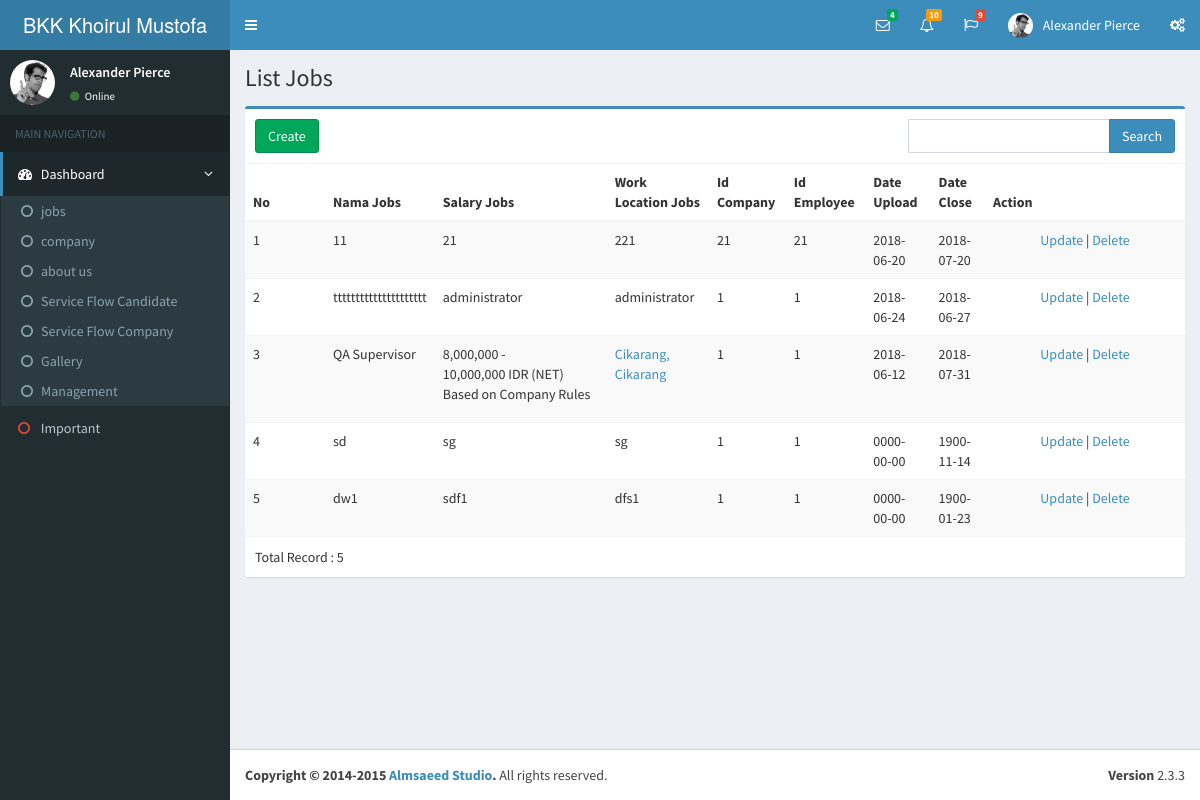
The app's page /index.php/administrator/jobs, older data.
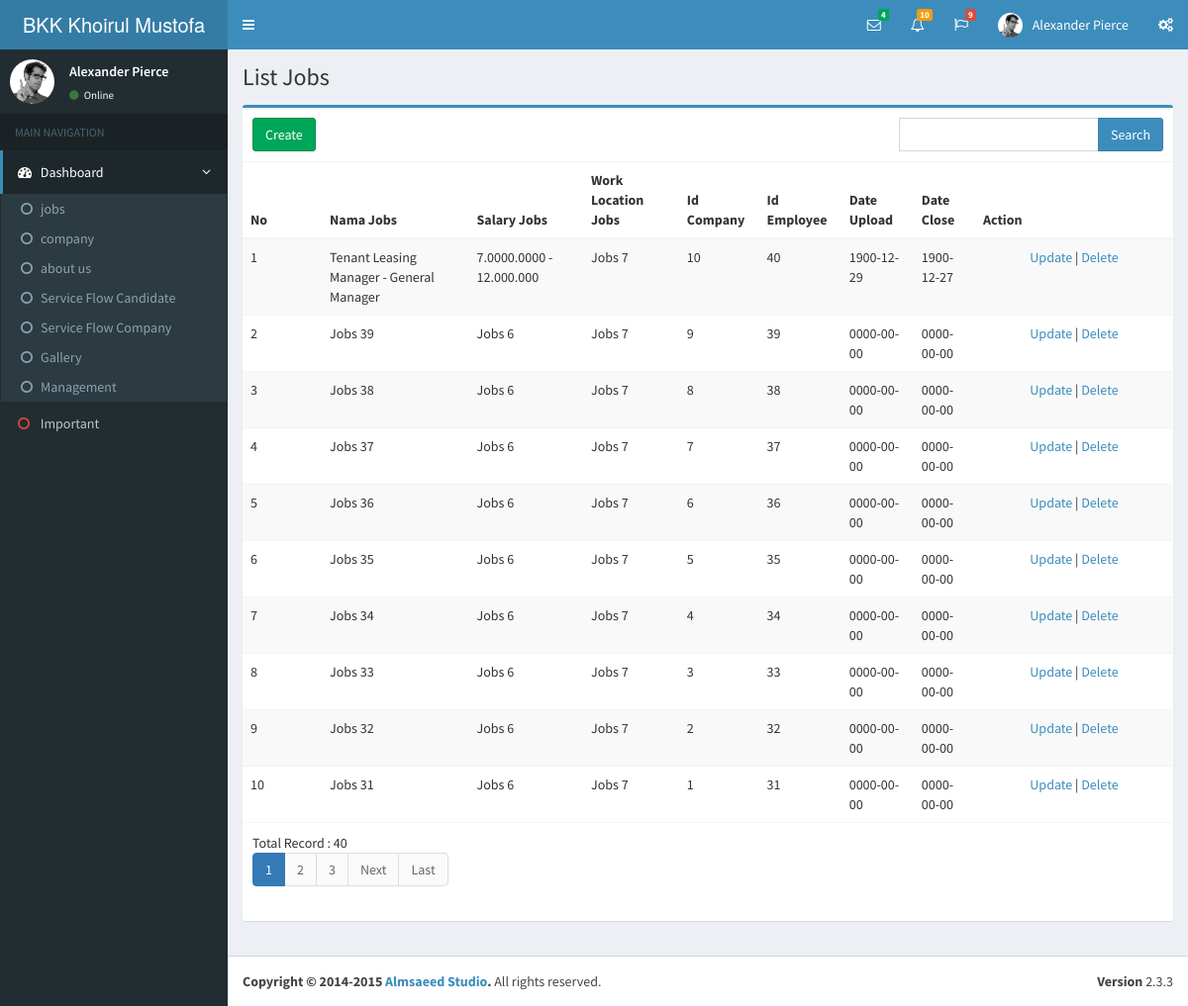
The same page, newer data.
### tables this page shows
CREATE TABLE `jobs` (
  `id_jobs` int(11) NOT NULL AUTO_INCREMENT,
  `nama_jobs` varchar(50) NOT NULL,
  `description_jobs` text NOT NULL,
  `general_requirement_jobs` text NOT NULL,
  `language_requirement_jobs` text NOT NULL,
  `benefits_jobs` text NOT NULL,
  `salary_jobs` text NOT NULL,
  `work_location_jobs` text NOT NULL,
  `working_hours_jobs` text NOT NULL,
  `id_company` int(11) NOT NULL,
  `id_employee` int(11) NOT NULL,
  `date_upload` date NOT NULL,
  `date_close` date NOT NULL,
  PRIMARY KEY (`id_jobs`),
  KEY `jobs_company` (`id_company`)
);

### application/libraries/Template.php (called while the page is built, shortened)
<?php
class Template
{
    var $template_data = array();
    function set($name, $value)
    {
        $this->template_data[$name] = $value;
    }
    function load($template = '', $view = '', $view_data = array(), $return = FALSE)
    {
        $this->CI = & get_instance();
        $this->set('contents', $this->CI->load->view($view, $view_data, TRUE));
        return $this->CI->load->view($template, $this->template_data, $return);
    }
}

### application/controllers/Administrator.php (called while the page is built, shortened)
<?php
class Administrator extends CI_Controller
{
    public function jobs()
    {
        $q = urldecode($this->input->get('q', TRUE));
        $start = intval($this->input->get('start'));
        if ($q != '') {
            $config['base_url'] = base_url() . 'administrator/jobs/?q=' . urlencode($q);
            $config['first_url'] = base_url() . 'administrator/jobs/?q=' . urlencode($q);
        } else {
            $config['base_url'] = base_url() . 'administrator/jobs/';
            $config['first_url'] = base_url() . 'administrator/jobs/';
        }
        $config['per_page'] = 10;
        $config['page_query_string'] = TRUE;
        $config['total_rows'] = $this->Jobs_model->total_rows_jobs($q);
        $jobs = $this->Jobs_model->get_limit_data_jobs($config['per_page'], $start, $q);
        $this->pagination->initialize($config);
        $data = array(
            'jobs_data' => $jobs,
            'q' => $q,
            'pagination' => $this->pagination->create_links(),
            'total_rows' => $config['total_rows'],
            'start' => $start,
            'page' => 'jobs',
            'title' => 'List Jobs'
        );
        $this->template->load('administrator/template', 'administrator/view_jobs_list', $data);
    }
}

### index.php (called while the page is built, shortened)
<?php
require_once BASEPATH.'core/CodeIgniter.php';

### application/config/config.php (called while the page is built, shortened)
<?php
$config['base_url'] = (isset($_SERVER['HTTPS']) ? "https://" : "http://") . $_SERVER['HTTP_HOST'] . str_replace(basename($_SERVER['SCRIPT_NAME']), "", $_SERVER['SCRIPT_NAME']);
$config['index_page'] = '';
$config['uri_protocol']	= 'REQUEST_URI';
$config['url_suffix'] = '.io';
$config['language']	= 'english';
$config['charset'] = 'UTF-8';
$config['enable_hooks'] = FALSE;
$config['subclass_prefix'] = 'MY_';
$config['composer_autoload'] = FALSE;
$config['permitted_uri_chars'] = 'a-z 0-9~%.:_\-';
$config['enable_query_strings'] = FALSE;
$config['controller_trigger'] = 'c';
$config['function_trigger'] = 'm';
$config['directory_trigger'] = 'd';
$config['allow_get_array'] = TRUE;
$config['log_threshold'] = 0;
$config['log_path'] = '';
$config['log_file_extension'] = '';
$config['log_file_permissions'] = 0644;
$config['log_date_format'] = 'Y-m-d H:i:s';
$config['error_views_path'] = '';
$config['cache_path'] = '';
$config['cache_query_string'] = FALSE;
$config['encryption_key'] = 'randomstring';
$config['sess_driver'] = 'files';
$config['sess_cookie_name'] = 'ci_session';
$config['sess_expiration'] = 7200;
$config['sess_save_path'] = NULL;
$config['sess_match_ip'] = FALSE;
$config['sess_time_to_update'] = 300;
$config['sess_regenerate_destroy'] = FALSE;
$config['cookie_prefix']	= '';
$config['cookie_domain']	= '';
$config['cookie_path']		= '/';
$config['cookie_secure']	= FALSE;
$config['cookie_httponly'] 	= FALSE;
$config['standardize_newlines'] = FALSE;
$config['global_xss_filtering'] = FALSE;
$config['csrf_protection'] = FALSE;
$config['csrf_token_name'] = 'csrf_test_name';
$config['csrf_cookie_name'] = 'csrf_cookie_name';
$config['csrf_expire'] = 7200;
$config['csrf_regenerate'] = TRUE;
$config['csrf_exclude_uris'] = array();
$config['compress_output'] = FALSE;
$config['time_reference'] = 'local';
$config['rewrite_short_tags'] = FALSE;
$config['proxy_ips'] = '';

### application/models/Jobs_model.php (called while the page is built, shortened)
<?php
class Jobs_model extends CI_Model
{
    public $table = 'jobs';
    public $id = 'id_jobs';
    public $order = 'DESC';
    function total_rows_jobs($q = NULL)
    {
        $this->db->like('id_jobs', $q);
        $this->db->or_like('nama_jobs', $q);
        $this->db->or_like('description_jobs', $q);
        $this->db->or_like('general_requirement_jobs', $q);
        $this->db->or_like('language_requirement_jobs', $q);
        $this->db->or_like('benefits_jobs', $q);
        $this->db->or_like('salary_jobs', $q);
        $this->db->or_like('work_location_jobs', $q);
        $this->db->or_like('working_hours_jobs', $q);
        $this->db->or_like('id_company', $q);
        $this->db->or_like('id_employee', $q);
        $this->db->or_like('date_upload', $q);
        $this->db->or_like('date_close', $q);
        $this->db->from($this->table);
        return $this->db->count_all_results();
    }
    function get_limit_data_jobs($limit, $start = 0, $q = NULL)
    {
        $this->db->order_by($this->id, $this->order);
        $this->db->like('id_jobs', $q);
        $this->db->or_like('nama_jobs', $q);
        $this->db->or_like('description_jobs', $q);
        $this->db->or_like('general_requirement_jobs', $q);
        $this->db->or_like('language_requirement_jobs', $q);
        $this->db->or_like('benefits_jobs', $q);
        $this->db->or_like('salary_jobs', $q);
        $this->db->or_like('work_location_jobs', $q);
        $this->db->or_like('working_hours_jobs', $q);
        $this->db->or_like('id_company', $q);
        $this->db->or_like('id_employee', $q);
        $this->db->or_like('date_upload', $q);
        $this->db->or_like('date_close', $q);
        $this->db->limit($limit, $start);
        return $this->db->get($this->table)->result();
    }
}

### application/views/administrator/view_jobs_list.php (the view, shortened to what the changed rows need)
<div class="content-wrapper">
	<section class="content-header">
		<h1>
			<?php echo $title;?>
		</h1>
	</section>
	<section class="content">
		<div class="box box-primary">
			<div class="box-header with-border">
				<?php echo anchor(site_url('administrator/jobs_create'),'Create', 'class="btn btn-success"'); ?>
				<form action="<?php echo site_url('administrator/jobs'); ?>"
					class="form-inline pull-right" method="get">
				</form>
			</div>
			<div class="box-body table-responsive no-padding">
				<table class="table table-striped table-hover">
					<thead>
						<tr>
							<th>No</th>
							<th>Nama Jobs</th>
							<th>Salary Jobs</th>
							<th>Work Location Jobs</th>
							<th>Id Company</th>
							<th>Id Employee</th>
							<th>Date Upload</th>
							<th>Date Close</th>
							<th>Action</th>
						</tr>
					</thead>
					<tbody>
						<?php
    foreach ($jobs_data as $jobs) {
        ?>
                <tr>
							<td width="80px"><?php echo ++$start ?></td>
							<td><?php echo $jobs->nama_jobs ?></td>
							<td><?php echo $jobs->salary_jobs ?></td>
							<td><?php echo $jobs->work_location_jobs ?></td>
							<td><?php echo $jobs->id_company ?></td>
							<td><?php echo $jobs->id_employee ?></td>
							<td><?php echo $jobs->date_upload ?></td>
							<td><?php echo $jobs->date_close ?></td>
							<td style="text-align: center" width="200px">
				<?php
        echo anchor(site_url('administrator/jobs_update/' . $jobs->id_jobs), 'Update');
        echo ' | ';
        echo anchor(site_url('administrator/jobs_delete/' . $jobs->id_jobs), 'Delete', 'onclick="javasciprt: return confirm(\'Are You Sure ?\')"');
        ?>
			</td>
						</tr>
                <?php
    }
    ?>
					</tbody>
				</table>
			</div>
			<div class="box-footer clearfix">
				Total Record : <?php echo $total_rows ?>
              <?php echo $pagination ?>
            </div>
		</div>
	</section>
</div>

Row changes from the older to the newer data that the page shows:
no longer on this page (row edited): jobs: nama_jobs "11", salary_jobs "21", work_location_jobs "221", id_company "21", id_employee "21", date_upload "2018-06-20", date_close "2018-07-20", id_jobs "Update", id_jobs "Delete"
no longer on this page (row edited): jobs: nama_jobs "ttttttttttttttttttttt", salary_jobs "administrator", work_location_jobs "administrator", id_company "1", id_employee "1", date_upload "2018-06-24", date_close "2018-06-27", id_jobs "Update", id_jobs "Delete"
no longer on this page (row edited): jobs: nama_jobs "QA Supervisor", salary_jobs "8,000,000 - 10,000,000 IDR (NET) Based on Company Rules", work_location_jobs "Cikarang, Cikarang", id_company "1", id_employee "1", date_upload "2018-06-12", date_close "2018-07-31", id_jobs "Update", id_jobs "Delete"
no longer on this page (row edited): jobs: nama_jobs "sd", salary_jobs "sg", work_location_jobs "sg", id_company "1", id_employee "1", date_upload "0000-00-00", date_close "1900-11-14", id_jobs "Update", id_jobs "Delete"
no longer on this page (row edited): jobs: nama_jobs "dw1", salary_jobs "sdf1", work_location_jobs "dfs1", id_company "1", id_employee "1", date_upload "0000-00-00", date_close "1900-01-23", id_jobs "Update", id_jobs "Delete"
added jobs: nama_jobs "Tenant Leasing Manager - General Manager", salary_jobs "7.0000.0000 - 12.000.000", work_location_jobs "Jobs 7", id_company "10", id_employee "40", date_upload "1900-12-29", date_close "1900-12-27", id_jobs "Update", id_jobs "Delete"
added jobs: nama_jobs "Jobs 39", salary_jobs "Jobs 6", work_location_jobs "Jobs 7", id_company "9", id_employee "39", date_upload "0000-00-00", date_close "0000-00-00", id_jobs "Update", id_jobs "Delete"
added jobs: nama_jobs "Jobs 38", salary_jobs "Jobs 6", work_location_jobs "Jobs 7", id_company "8", id_employee "38", date_upload "0000-00-00", date_close "0000-00-00", id_jobs "Update", id_jobs "Delete"
added jobs: nama_jobs "Jobs 37", salary_jobs "Jobs 6", work_location_jobs "Jobs 7", id_company "7", id_employee "37", date_upload "0000-00-00", date_close "0000-00-00", id_jobs "Update", id_jobs "Delete"
added jobs: nama_jobs "Jobs 36", salary_jobs "Jobs 6", work_location_jobs "Jobs 7", id_company "6", id_employee "36", date_upload "0000-00-00", date_close "0000-00-00", id_jobs "Update", id_jobs "Delete"
added jobs: nama_jobs "Jobs 35", salary_jobs "Jobs 6", work_location_jobs "Jobs 7", id_company "5", id_employee "35", date_upload "0000-00-00", date_close "0000-00-00", id_jobs "Update", id_jobs "Delete"
added jobs: nama_jobs "Jobs 34", salary_jobs "Jobs 6", work_location_jobs "Jobs 7", id_company "4", id_employee "34", date_upload "0000-00-00", date_close "0000-00-00", id_jobs "Update", id_jobs "Delete"
added jobs: nama_jobs "Jobs 33", salary_jobs "Jobs 6", work_location_jobs "Jobs 7", id_company "3", id_employee "33", date_upload "0000-00-00", date_close "0000-00-00", id_jobs "Update", id_jobs "Delete"
added jobs: nama_jobs "Jobs 32", salary_jobs "Jobs 6", work_location_jobs "Jobs 7", id_company "2", id_employee "32", date_upload "0000-00-00", date_close "0000-00-00", id_jobs "Update", id_jobs "Delete"
added jobs: nama_jobs "Jobs 31", salary_jobs "Jobs 6", work_location_jobs "Jobs 7", id_company "1", id_employee "31", date_upload "0000-00-00", date_close "0000-00-00", id_jobs "Update", id_jobs "Delete"
Text that changed along with them:
$total_rows: "5" → "40"
$pagination: (not shown) → "1 2 3 Next Last"
